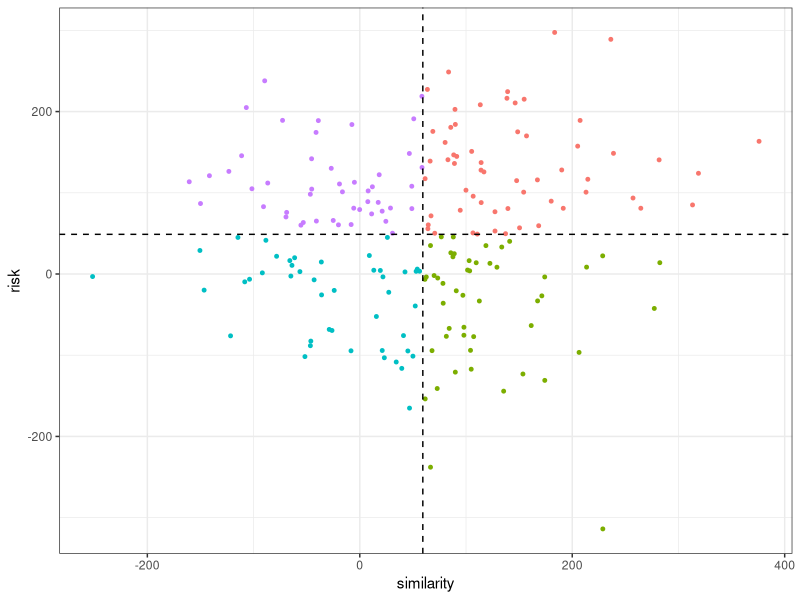

This figure's R source:
## ---- chunk 1
knitr::opts_chunk$set(fig.width = 5, fig.height = 4,
                      fig.align = "center",
                      collapse = TRUE,
                      echo = FALSE)
library(tidyverse)
theme_set(theme_bw())
## ---- chunk 2
set.seed(28901)
tbl_sim <- 
  tibble(
    similarity = rnorm(200, 50, sd = 100),
    risk = rnorm(200, 50, sd = 100), 
    mean_simi = mean(similarity),
    mean_risk = mean(risk), 
    cuadrante = case_when(
      similarity > mean_simi & risk > mean_risk ~ 'A',
      similarity > mean_simi & risk < mean_risk ~ 'B',
      similarity < mean_simi & risk < mean_risk ~ 'C',
      similarity < mean_simi & risk > mean_risk ~ 'D'))
ggplot(tbl_sim, aes(similarity, risk)) + 
  geom_point(aes(color = cuadrante), 
             size = 1) + 
  geom_vline(aes(xintercept = mean_simi), 
             linetype = 2) + 
  geom_hline(aes(yintercept = mean_risk), 
             linetype = 2) + 
  theme(legend.position = 'none')
